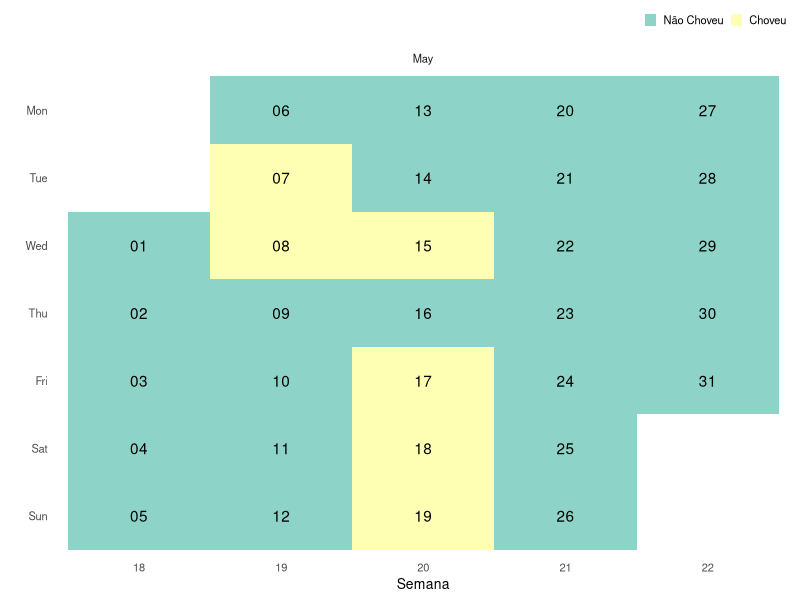

Source code (R):
## ---- chunk 1
library(readr)
library(dplyr)
library(ggplot2)
## ---- chunk 2
dados <- read_csv("chuva_maio.txt")
dados
## ---- chunk 3
chuva <- 
  dados %>% 
  group_by(data) %>% 
  summarise(precip_chuva = sum(precipitacao)) %>% 
  mutate(chuva = ifelse(precip_chuva>0,1,0))

chuva$precip_chuva
## ---- chunk 4
dfr <- data.frame(date=seq(as.Date('2019-04-29'), as.Date('2019-05-31'), by=1))
dfr$day <- factor(strftime(dfr$date,format="%a"), levels=rev(c("Mon","Tue","Wed","Thu","Fri","Sat","Sun")))
dfr$week <- factor(strftime(dfr$date,format="%V"))
dfr$month <- factor(strftime(dfr$date,format="%B"), levels=c("April","May"))
dfr$ddate <- factor(strftime(dfr$date,format="%d"))
head(dfr[-c(1:2),])

dfr$comment <- "Não Choveu"
dfr$comment[dfr$date==as.Date('2019-05-07') | dfr$date==as.Date('2019-05-08')] <- "Choveu"
dfr$comment[dfr$date==as.Date('2019-05-15') | dfr$date==as.Date('2019-05-17')] <- "Choveu"
dfr$comment[dfr$date==as.Date('2019-05-18') | dfr$date==as.Date('2019-05-19')] <- "Choveu"

dfr$comment <- factor(dfr$comment,levels=c("Não Choveu","Choveu"))

ggplot(dfr[-c(1:2),],aes(x=week,y=day))+
  geom_tile(aes(fill=comment))+
  geom_text(aes(label=ddate))+
  scale_fill_manual(values=c("#8dd3c7","#ffffb3"))+
  facet_grid(~month,scales="free",space="free")+
  labs(x="Semana",y="")+
  theme_bw(base_size=10)+
  theme(legend.title=element_blank(),
        panel.grid=element_blank(),
        panel.border=element_blank(),
        axis.ticks=element_blank(),
        strip.background=element_blank(),
        legend.position="top",
        legend.justification="right",
        legend.direction="horizontal",
        legend.key.size=unit(0.3,"cm"),
        legend.spacing.x=unit(0.2,"cm"))
